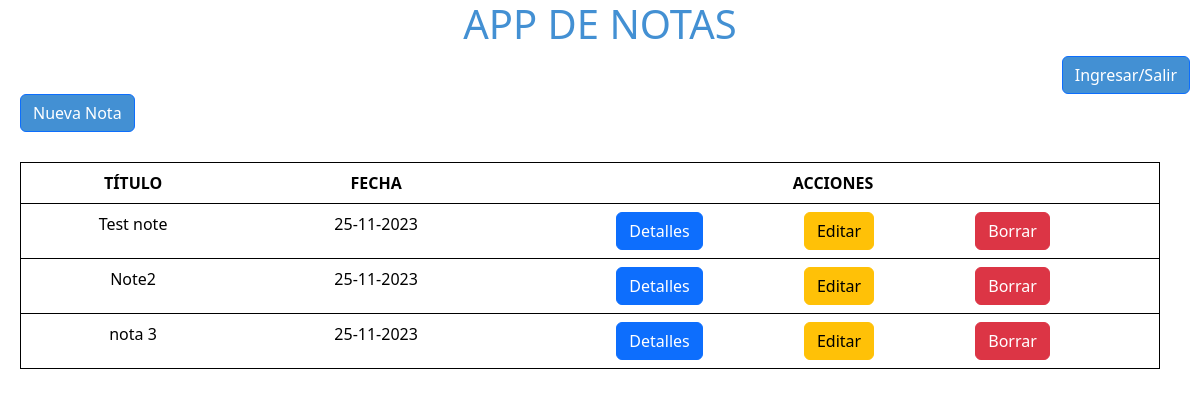
Before: / with the older database file.
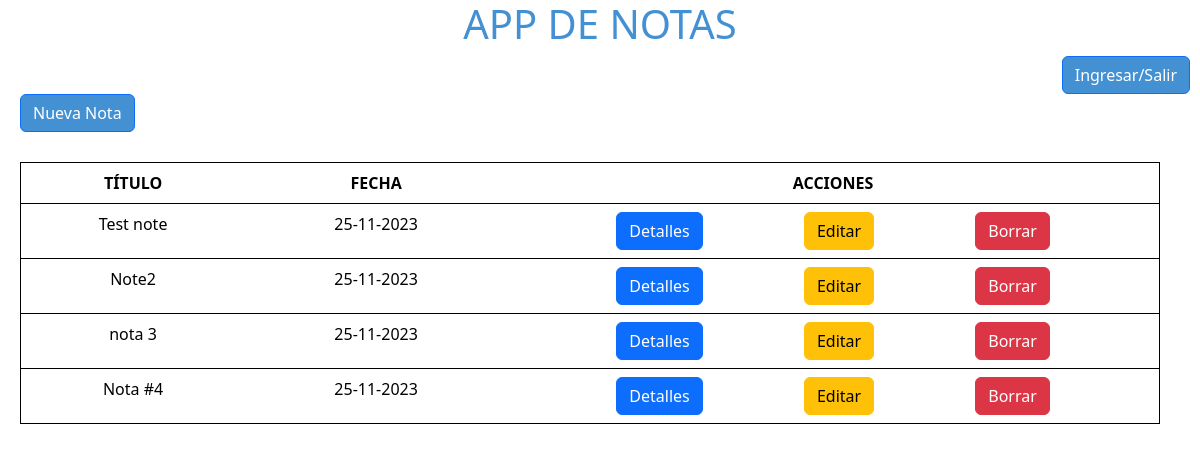
After: the same page with the newer database file.
### notes/models.py (models this page shows, shortened)
class Note(models.Model):
    title = models.CharField(max_length=30)
    note_body = models.CharField(max_length=200)
    creation_date = models.DateField()

### notes/views.py (the view)
# urls.py: path('', views.notesPage, name='notesPage'),
def notesPage(request):
    notes_list = Note.objects.all()
    paginator = Paginator(notes_list, 5)
    page_number = request.GET.get('page', 0)
    page_obj = paginator.get_page(page_number)
    template = loader.get_template("mostrarNotas.html")
    context = {"page_obj": page_obj}
    return HttpResponse(template.render(context, request))

### notes/templates/mostrarNotas.html (shortened to what this page needs)
{% extends 'base.html' %}
{% load static %}
{% block body %}
    <body>
        <div class="main-container">
            <div id="title-container">
                <h1 id='title'>APP DE NOTAS</h1>
            </div>
            <div id="in-out-container">
                <a href="#"  id="in-out-btn" class="btn btn-primary">Ingresar/Salir</a>
            </div>
            <div id="new-note-container">
                <a href="{% url 'createNotePage' %}"  id="new-note-btn" class="btn btn-primary">Nueva Nota</a>
            </div>
            <div id="notes-container">
                <table class="table">
                    <thead>
                        <tr>
                            <th scope="col">TÍTULO</th>
                            <th scope="col">FECHA</th>
                            <th scope="col">ACCIONES</th>
                        </tr>
                    </thead>
                    <tbody>
                        {% for note in page_obj %}
                        <tr>
                            <td>{{ note.title }}</td>
                            <td>{{note.creation_date|date:"d-m-Y"}} </td>
                            <td>
                                <div class="actions-container">
                                <a href="#" class="btn btn-primary">Detalles</a> <a href="#" class="btn btn-warning">Editar</a> <a href="#" class="btn btn-danger">Borrar</a></td>
                                </div>
                        </tr>
                        {% endfor %}
    </body>
{% endblock body %}

### notes/templates/base.html (shortened to what this page needs)
{% load static %}
<!DOCTYPE html>
<html lang="en">
<head>
    <link rel="stylesheet" href="{% static '/css/bootstrap.min.css' %}" / defer>
    <link rel="stylesheet" href="{% static '/css/notesPage.css' %}" defer>
</head>
{% block body %}
{% endblock body %}
</html>

### static/css/notesPage.css (style rules this page uses)
.main-container { display: flex; flex-direction: column; }
#title-container { display: flex; width: 100%; justify-content: center; }
#title-container > h1 { color: rgb(67, 144, 211); }
#in-out-container { display: flex; width: 100%; justify-content: flex-end; }
#in-out-btn, #new-note-btn { border-radius: 6px; background-color: rgb(67, 144, 211); color: white; }
#in-out-btn { margin-right: 10px; }
#new-note-btn, .table { margin-left: 20px; }
.table { border: 1px solid black; width: 95%; margin-top: 30px; text-align: center; }
.actions-container { display: flex; justify-content: space-evenly; }

Changed rows visible on the page:
added Note: title "Nota #4", creation_date "25-11-2023"
